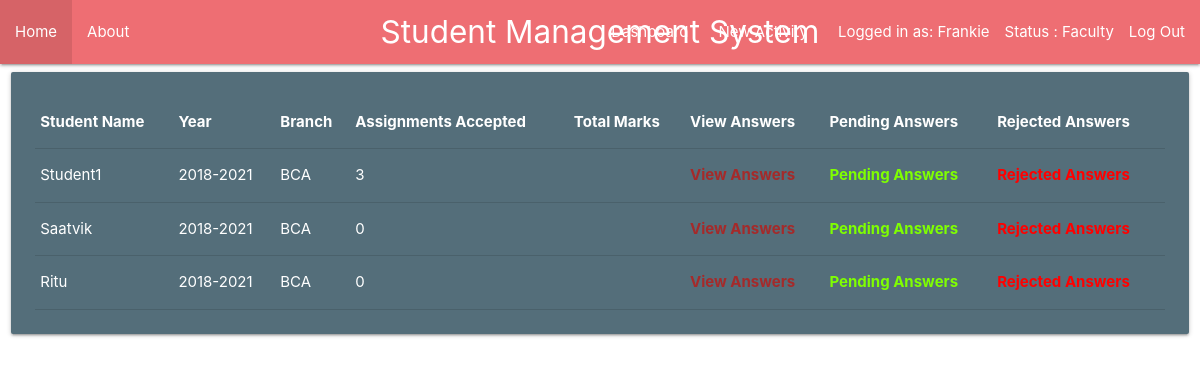
/activity/display-students-table/ (signed in), run on the app's committed database.
### users/models.py (models this page shows, shortened)
class StudentProfile(models.Model):
    student =models.OneToOneField(User,on_delete=models.CASCADE)
    image=models.ImageField(default='default.jpeg',upload_to='student_profile_pics')
    year=models.CharField(max_length=60)
    branch=models.CharField(max_length=60)
    assignments_accepted=models.IntegerField(default=0)
    assignments_rejected=models.IntegerField(default=0)
    is_current_student =models.BooleanField(default=True)

### activity/views.py (the view)
# urls.py: path('display-students-table/',views.display_students_table,name='display-students-table')
def display_students_table(request):
    teacher=TeacherProfile.objects.filter(teacher=request.user.id).first()
    context={
        'title':'Harshal',
        'posts':StudentProfile.objects.all(),
        'teacher_is_staff':teacher.is_staff
    }
    return render(request,'activity/students_table.html',context)

### activity/templates/activity/students_table.html
{% extends 'activity/base.html' %}
{% block content %}
<div class="row">
    <div class="col s12 m6 l12">
      <div class="card blue-grey darken-1">
        <div class="card-content white-text">
            <table>
                <thead>
                  <tr>
                      <th>Student Name</th>
                      <th>Year</th>
                      <th>Branch</th>
                      <th>Assignments Accepted</th>
                      <th>Total Marks</th>
                      <th>View Answers</th>
                      <th>Pending Answers</th>
                      <th>Rejected Answers</th>
                  </tr>
                </thead>
                {% for post in posts %}
                <tbody>
                  <tr>
                    <td>{{post.student.username}}</td>
                    <td>{{post.year}}</td>
                    <td>{{post.branch}}</td>
                    <td>{{post.assignments_accepted}}</td>
                    <td>{{post.marks}}</td>
                    <td><a href="{% url 'student-answer-list-by-teachers' post.id %}" style="color:brown"><b>View Answers</b></td>
                    <td><a href="{% url 'student-pending-answer-list' post.id %}" style= "color:chartreuse"><b>Pending Answers</b></td>
                    <td><a href="{% url 'student-rejected-answer-list' post.id %}" style= "color:red"><b>Rejected Answers</b></td>
                  </tr>
                </tbody>
                {% endfor %}
              </table>
        </div>
      </div>
    </div>
  </div>
{% endblock content %}

### activity/templates/activity/base.html (shortened to what this page needs)
{% load static %}
<!DOCTYPE html>
<html>
<head>
   <link rel="stylesheet" href="https://cdnjs.cloudflare.com/ajax/libs/materialize/1.0.0/css/materialize.min.css">
</head>
<body>
  <header>
  <nav>
    <div class="nav-wrapper">
      <a href="#" class="brand-logo center">Student Management System</a>
      <ul id="nav-mobile" class="left hide-on-med-and-down">
        <li><a href="{% url 'activity-home' %}">Home</a></li>
        <li><a href="{% url 'activity-about' %}">About</a></li>
      </ul>
      <ul id="nav-mobile" class="right hide-on-med-and-down">
        {% if user.is_authenticated and teacher_is_staff %}
            <li><a href="{% url 'dashboard' %}">Dashboard</a></li>
            <li><a href="{% url 'activity-create' %}">New Activity</a></li>
            <li><a href="{% url 'activity-create' %}">Logged in as: {{user.username }}</a></li>
            <li>Status : Faculty</li>
            <li><a href="{% url 'faculty-logout' %}">Log Out</a></li>
        {% elif user.is_authenticated and student_is_current_student %}
            <li><a href="{% url 'student-dashboard' %}">Dashboard</a></li>
            <li><a href="{% url 'activity-create' %}">Logged in as: {{user.username }}</a></li>
            <li>Status : Student</li>
            <li><a href="{% url 'student-logout' %}">Log Out</a></li>
        {% else %}
        <li><a href="{% url 'faculty-login' %}">Faculty Login</a></li>
        <li><a href="{% url 'student-login' %}">Student Login</a></li>
        {% endif %}
      </ul>
    </div>
  </nav>
</header>
  {% block content %}
  {% endblock %}
</body>
</html>

### data on the page
StudentProfile: student.username "Student1", year "2018-2021", branch "BCA", assignments_accepted "3"
StudentProfile: student.username "Saatvik", year "2018-2021", branch "BCA", assignments_accepted "0"
StudentProfile: student.username "Ritu", year "2018-2021", branch "BCA", assignments_accepted "0"

### other printed values
{{ user.username }} "Frankie"
